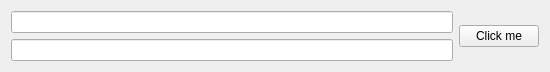
<?xml version="1.0" encoding="UTF-8"?>
<ui version="4.0">
 <class>main_form</class>
 <widget class="QWidget" name="main_form">
  <property name="geometry">
   <rect>
    <x>0</x>
    <y>0</y>
    <width>550</width>
    <height>68</height>
   </rect>
  </property>
  <property name="windowTitle">
   <string>main_form</string>
  </property>
  <layout class="QHBoxLayout" name="horizontalLayout">
   <item>
    <layout class="QVBoxLayout" name="verticalLayout">
     <item>
      <widget class="QLineEdit" name="edit1"/>
     </item>
     <item>
      <widget class="QLineEdit" name="edit2"/>
     </item>
    </layout>
   </item>
   <item>
    <widget class="QPushButton" name="button">
     <property name="text">
      <string>Click me</string>
     </property>
    </widget>
   </item>
  </layout>
 </widget>
 <resources/>
 <connections/>
</ui>
